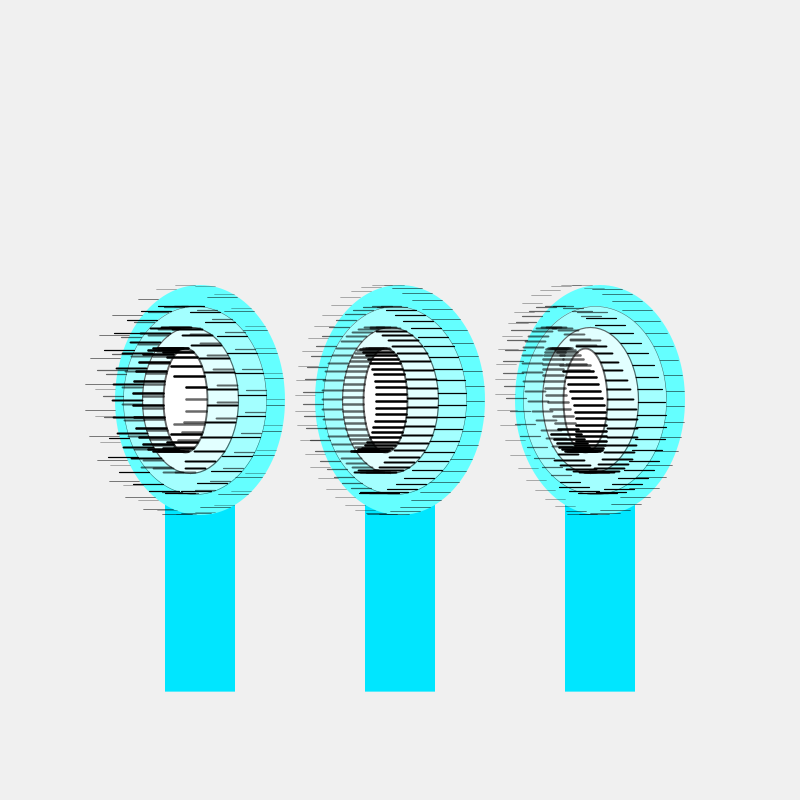
Frame 1 (no input)
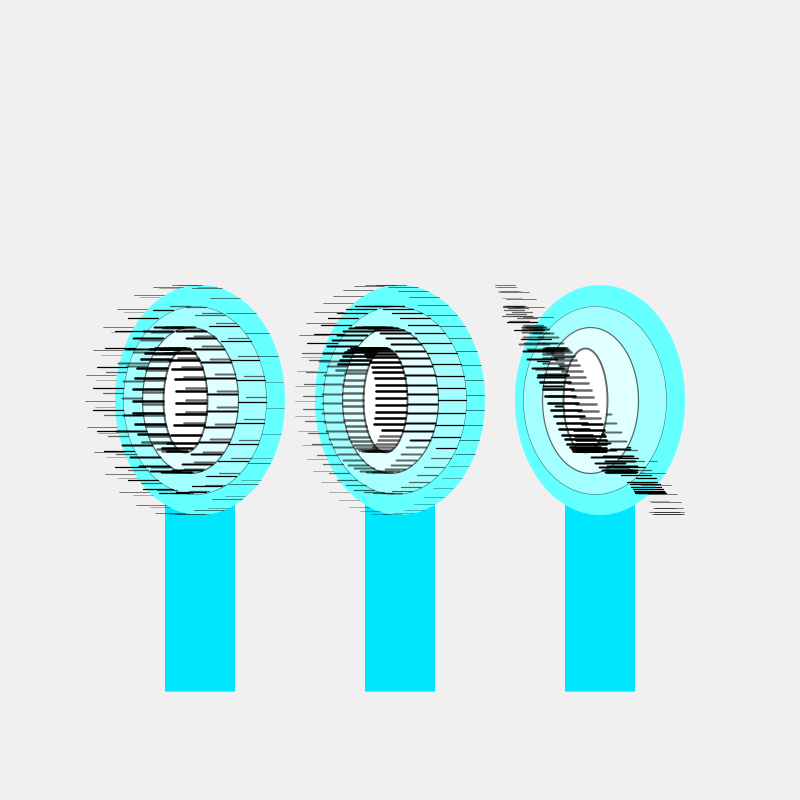
Frame 60 (the mouse pressed at the canvas centre just before this capture)
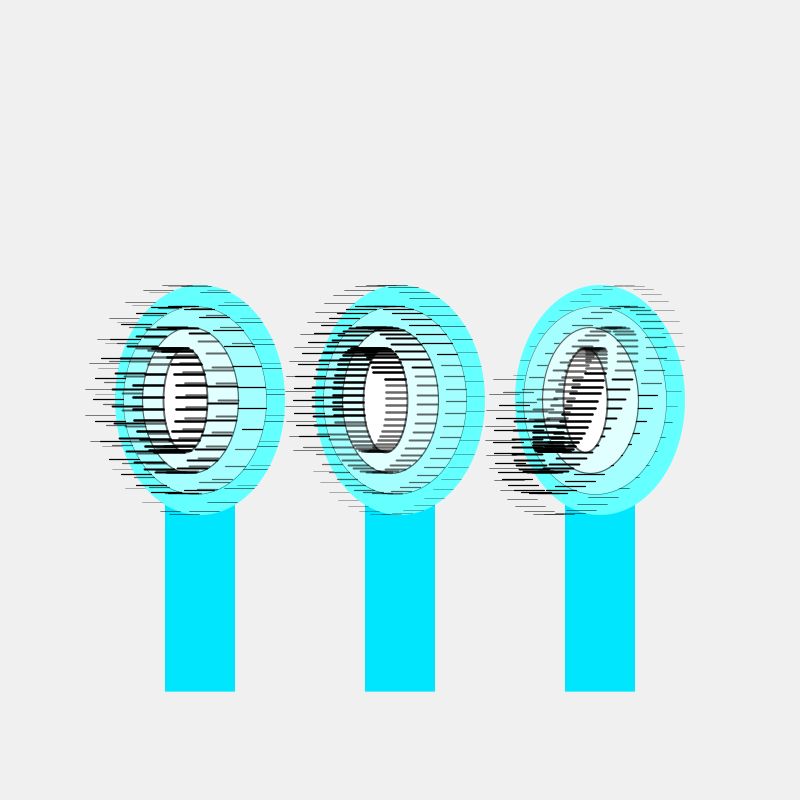
Frame 120 (the mouse held since frame 60 and released just before this capture)

The Processing sketch that drew these frames (run headless with seeded random() and noise(); from frame 60 on, the mouse is pressed at the canvas centre):

// Processing sketch: processing_117587
// ── processing_117587.pde

Brush b1;
Brush b2;
Brush b3;

void setup() {
  size(800, 800);
  smooth();
  //noLoop();

  b1 = new Brush(0.1, 0.1,  200, height/2);
  b2 = new Brush(0.001, 0.005, 600, height/2);
  b3 = new Brush(0.001, 0.001, 400, height/2);
}

void draw() {
  background(240);

  b1.display();
  b2.display();
  b3.display();
}



class Brush {
  float xs, ys;
  float xLo, yLo;
  float x1;
  float y1 ;

  //----------------------------constructor
  Brush(float x,float y, float xp, float yp) {
    xs = x;
    ys = y;
    xLo = xp;
    yLo = yp;
    
  }

  //-----------------------------functions
  void display() {
    handle();
    head();
  }

  //-------------------------- heads
  void head() {
    noStroke();
    float steps = 230/4;
    float value = 255/4;

    for ( int i = 0; i < 4; i++) {
      float x = xLo - i*5;
      float rx = 230 - i*steps - 60/(i+1);
      float ry = 230 - i*steps + i*15;
      
    fill(value*i + 100, 255, 255);
    ellipse(x, yLo, rx, ry);
  
  //-------------------------- bristle
      float d = 48;
      float inc = TWO_PI / d;
      for (int h=1; h<=d; h++) {
        float sw = 0.7*i + 0.5;
      
        
        x1 +=xs;
        y1 += ys;
     
        float xn = x+cos(h*(inc + x1/h) - HALF_PI) * rx/2;
        float yn =yLo+sin(h*(inc + y1/h) - HALF_PI) * ry/2;
        strokeWeight(sw);
        if ( h <= d/2) {
          line(xn, yn, xn - 30, yn);
          stroke(0, 255);
        } 
        else {
          line(xn, yn, xn - 20, yn);
          stroke(0, 150);
        }
      }
    }

}

//-------------------------- handle
void handle() {
  fill(0, 230, 255);
  noStroke();
  float size = 230;
  float y = 500;
  float c = 80;
  float e = 100 + size/1.2;
  quad(xLo-size/2+c, yLo, xLo-size/2+c, yLo + e, xLo+size/2-c, yLo + e, xLo+size/2-c, yLo);
}














}
